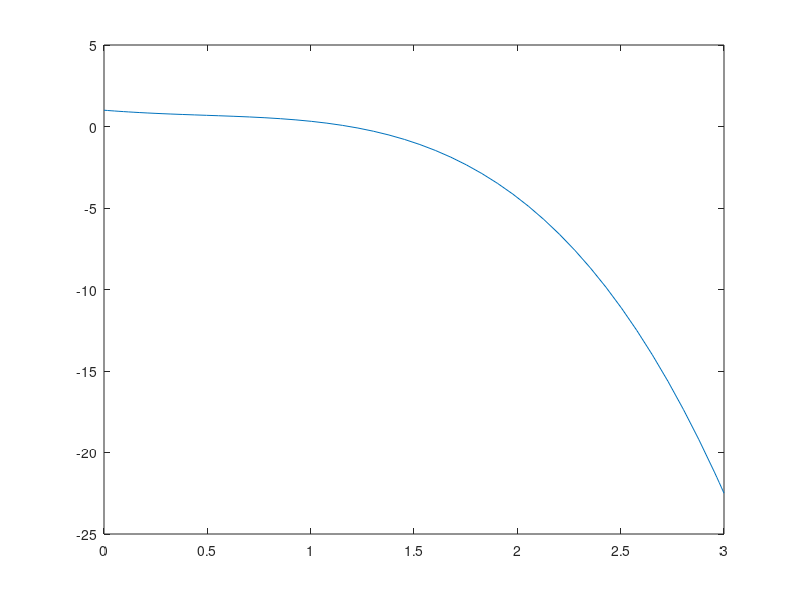

Reproduce this figure in MATLAB.
% ode45(f,tspan,y0)
% Ques: Solve first order ode using ode45
% function dy/dx = -2x^3+x-y

f = @(x,y) -2*x.^3 + x - y;
tspan = [0,3];
y0 = 1;

[x,y] = ode45(f,tspan,y0);

plot(x,y);
